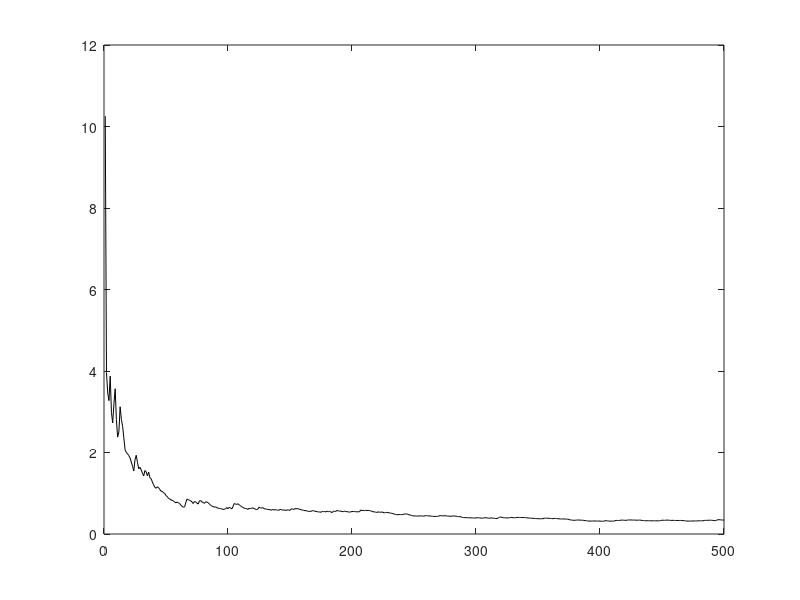

This figure's MATLAB source: (Note: this script raises an error after producing the figure.)
% This code is written to support the experiments in the book titled:
% Adaptive Machine Learning Algorithms with Python
% by
% Chanchal Chatterjee
% December 2021
% A^(-1/2) - Comparison of Adaptive Square Root of A Algorithms

function A2;

clear all;
close all;

% Number of samples N and dimension D
nSamples = 500;
nDim     = 10;
nEpochs  = 1;
randn('state',0);

% Generate the covX random matrices
covX = 3*...
[ 0.0910   0.0380  -0.0530  -0.0050   0.0100  -0.1360   0.1550   0.0300   0.0020   0.0320 ; ...
  0.0380   0.3730   0.0180  -0.0280  -0.0110  -0.3670   0.1540  -0.0570  -0.0310  -0.0650 ; ...
 -0.0530   0.0180   1.4300   0.0170   0.0550  -0.4500  -0.0380  -0.2980  -0.0410  -0.0300 ; ...
 -0.0050  -0.0280   0.0170   0.0840  -0.0050   0.0160   0.0420  -0.0220   0.0010   0.0050 ; ...
  0.0100  -0.0110   0.0550  -0.0050   0.0710   0.0880   0.0580  -0.0690  -0.0080   0.0030 ; ...
 -0.1360  -0.3670  -0.4500   0.0160   0.0880   5.7200  -0.5440  -0.2480   0.0050   0.0950 ; ...
  0.1550   0.1540  -0.0380   0.0420   0.0580  -0.5440   2.7500  -0.3430  -0.0110  -0.1200 ; ...
  0.0300  -0.0570  -0.2980  -0.0220  -0.0690  -0.2480  -0.3430   1.4500   0.0780   0.0280 ; ...
  0.0020  -0.0310  -0.0410   0.0010  -0.0080   0.0050  -0.0110   0.0780   0.0670   0.0150 ; ...
  0.0320  -0.0650  -0.0300   0.0050   0.0030   0.0950  -0.1200   0.0280   0.0150   0.3410 ];

% Compute data
[V1,D1] = eig(covX);
[d,in] = sort(diag(D1));
V = zeros(nDim,nDim);
D = zeros(nDim,nDim);
for i = 1 : nDim
    V(:,i) = V1(:,in(nDim+1-i));
    D(i,i) = D1(in(nDim+1-i),in(nDim+1-i));
end
x(1:nDim, 1:nSamples) = V * sqrt(D) * randn(nDim,nSamples);

% Compute Corrl matrix and eigen vectors
corX = zeros(nDim,nDim);
for i = 1 : nSamples
    corX = corX + x(:,i)*x(:,i)' / nSamples;
end
[V1,D1] = eig(corX);
[d,in] = sort(diag(D1));
V = zeros(nDim,nDim);
D = zeros(nDim,nDim);
for i = 1 : nDim
    V(:,i) = V1(:,in(nDim+1-i));
    D(i,i) = D1(in(nDim+1-i),in(nDim+1-i));
end
corX
diag(D)'
Ah = V * sqrt(inv(D)) * V';

% Adaptive algorithm
A  = zeros(nDim,nDim);
W1 = eye(nDim,nDim);
W2 = W1;
W3 = W1;
I  = eye(nDim,nDim);

for epoch = 1 : nEpochs
    for iter = 1 : nSamples
        cnt = nSamples*(epoch-1) + iter;
      
        A = A + (1.0/cnt)*((x(:,iter) * x(:,iter)') - A);
        etat1 = 1.0/(20 + cnt);
        etat2 = 1.0/(30 + cnt);
      
        % Algorithm 1
        W1 = W1 + etat1 * (W1 - W1*W1'*A*W1);
      
        % Algorithm 2
        W2 = W2 + etat1 * (W2 - W2*A*W2'*W2);
      
        % Algorithm 3
        W3 = W3 + etat2 * (I - W3*A*W3);
      
        err1(cnt) = norm(I - W1'*A*W1, 'fro');
        err2(cnt) = norm(I - W2*A*W2', 'fro');
        err3(cnt) = norm(I - W3*A*W3, 'fro');
        err4(cnt) = norm(Ah - W3, 'fro');
        ind(cnt)  = cnt;
    end
end

% Plot the convergence results
figure(1);
plot(ind, err1, 'k-'); hold on;
legend('Method 1 - Equation (3.12)',0);
xlabel('Number of Samples');
ylabel('Error = ||I - W^TAW||');
hold off;

% Plot the convergence results
figure(2);
plot(ind, err2, 'k-'); hold on;
legend('Method 2 - Equation (3.15)',0);
xlabel('Number of Samples');
ylabel('Error = ||I - WAW^T||');
hold off;

% Plot the convergence results
figure(3);
plot(ind, err3, 'k-'); hold on;
legend('Method 3 - Equation (3.16)',0);
xlabel('Number of Samples');
ylabel('Error = ||I - WAW||');
hold off;


% Plot the convergence results
figure(4);
plot(ind, err4, 'k-'); hold on;
legend('Method 3 - Equation (3.16)',0);
xlabel('Number of Samples');
ylabel('Error = ||A^-^1^/^2 - W||');
hold off;

norm(I - W1'*A*W1, 'fro')
norm(I - W2*A*W2', 'fro')
norm(I - W3*A*W3, 'fro')
norm(Ah - W3, 'fro')

  